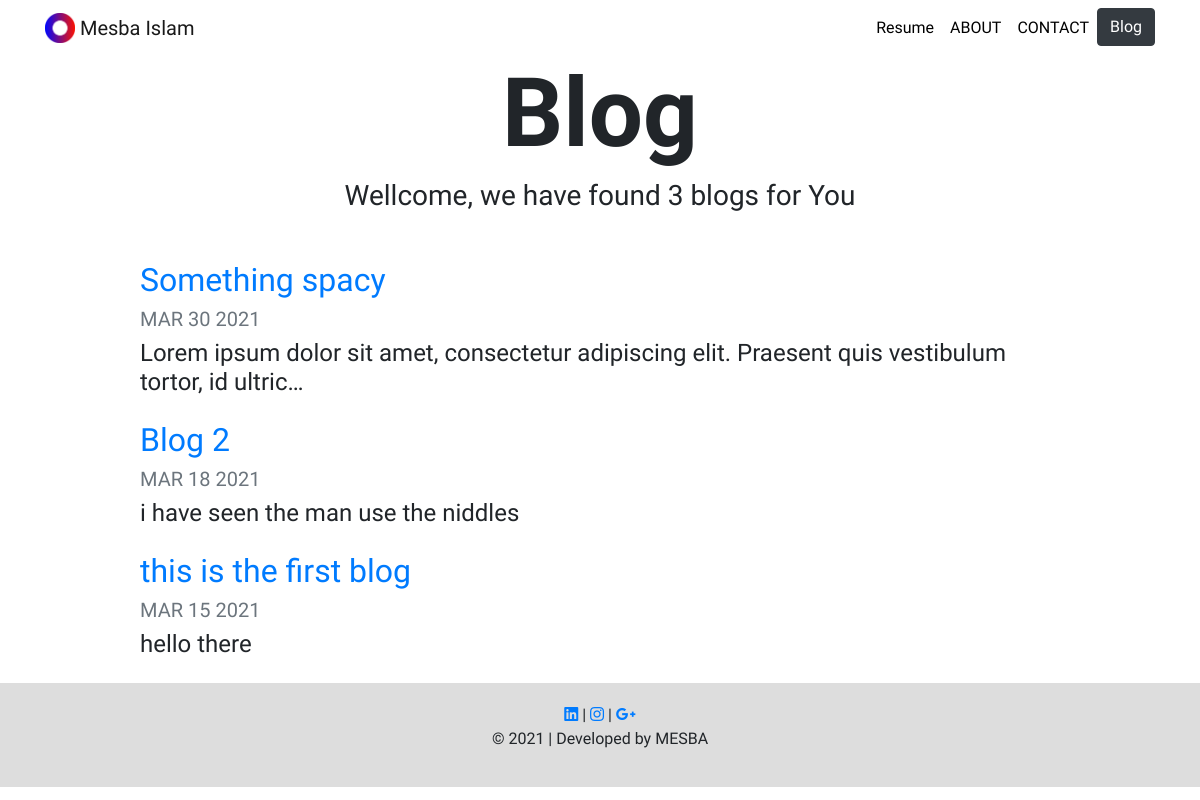
Screenshot of /blog/ with the database file from the repository.
### blog/models.py (models this page shows, shortened)
class Blog(models.Model):
    title = models.CharField(max_length=200)
    description = models.TextField()
    date = models.DateField()

### blog/views.py (the view)
# urls.py: path('', views.all_blogs, name='all_blogs'),
def all_blogs(request):
    blogs = Blog.objects.order_by('-date')
    return render(request, 'blog/all_blogs.html', {'blogs':blogs})

### blog/templates/blog/all_blogs.html
{% extends "projects/navtemp.html" %}
{% load static %}
{% block content %}
<h1 id="blogtitle" class="font-weight-bold text-center">Blog</h1>
<h3 class="text-center mb-5">Wellcome, we have found {{ blogs.count }} blog{{ blogs.count|pluralize }} for You</h3>
{% for blog in blogs %}
<div class="row justify-content-center my-3">
  <div class="col-md-10">
    <a href="{% url 'blog:detail' blog.id %}">
      <h2>{{ blog.title }}</h2>
    </a>
    <h5 class="text-muted">{{ blog.date|date:'M d Y'|upper }}</h5>
    <h4>{{ blog.description|striptags|truncatechars:100 }}</h4>
  </div>
</div>
{% endfor %}
{% endblock %}

### projects/static/projects/custom.css (style rules this page uses)
body { font-family: 'Fira Sans', sans-serif; height: 100%; }
#blogtitle { font-size: 6rem; }

### rows the page displays
Blog: title "Something spacy", date "MAR 30 2021", description "Lorem ipsum dolor sit amet, consectetur adipiscing elit. Praesent quis vestibulum tortor, id ultric…"
Blog: title "Blog 2", date "MAR 18 2021", description "i have seen the man use the niddles"
Blog: title "this is the first blog", date "MAR 15 2021", description "hello there"

### other values shown
{{ blogs.count }} "3"
